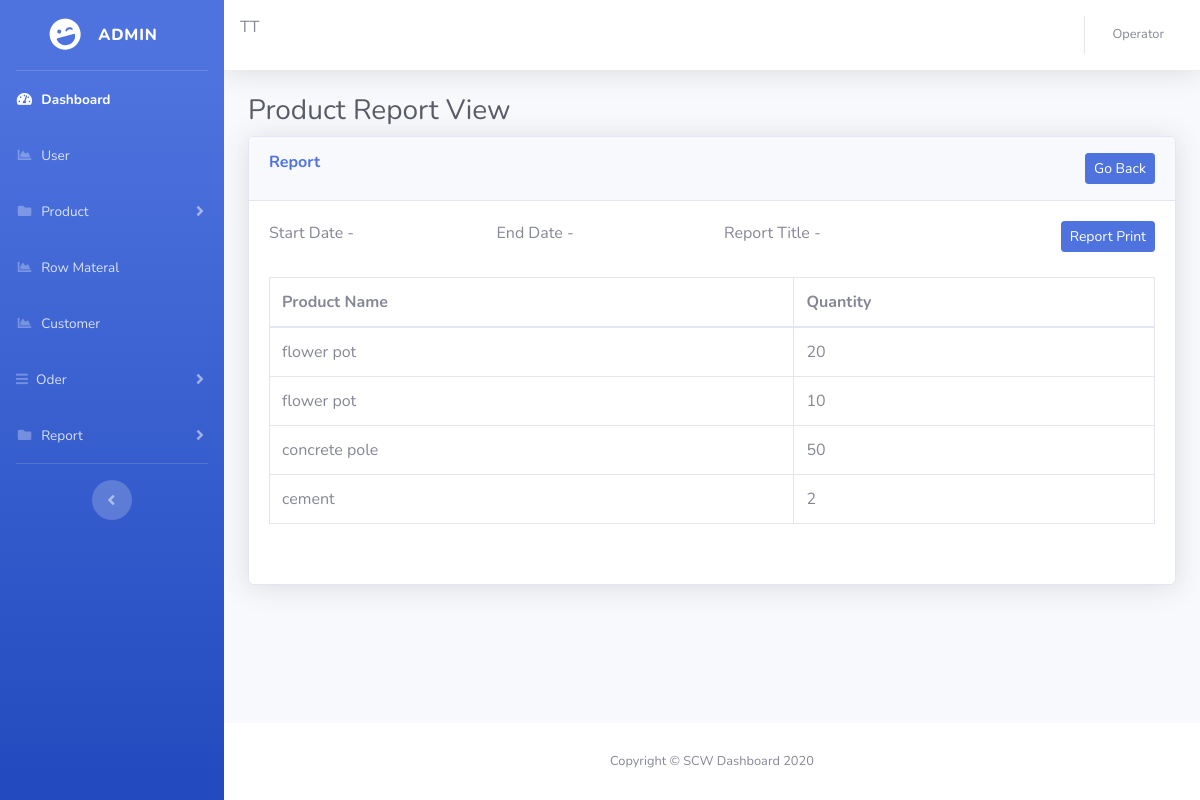
The app's page /product-item-report/view.php (signed in) with its own data.
### tables this page shows
CREATE TABLE `design` (
  `id` int(10) NOT NULL,
  `item_id` int(10) NOT NULL,
  `item_stock` int(10) NOT NULL,
  `unit_price` decimal(10,2) NOT NULL,
  `catalog` varchar(50) NOT NULL,
  `image` longblob,
  `size` varchar(10) NOT NULL,
  `minLevel` int(11) NOT NULL,
  `is_active` tinyint(1) NOT NULL DEFAULT '1'
);

CREATE TABLE `item` (
  `id` int(4) NOT NULL,
  `name` varchar(20) NOT NULL,
  `createDate` date NOT NULL,
  `is_active` tinyint(4) NOT NULL DEFAULT '1'
);

### product-item-report/view.php (the view, shortened to what this page needs)
<!DOCTYPE html>
<html lang="en">
<?php
    include('../include/check.php');
    include('../include/head.php');
?>
<link href="../vendor/datatables/dataTables.bootstrap4.min.css" rel="stylesheet">
<body id="page-top">
  <div id="wrapper">
    <ul class="navbar-nav bg-gradient-primary sidebar sidebar-dark accordion" id="accordionSidebar">
      <a class="sidebar-brand d-flex align-items-center justify-content-center" href="index.html">
        <div class="sidebar-brand-icon rotate-n-15">
          <i class="fas fa-laugh-wink"></i>
        </div>
        <div class="sidebar-brand-text mx-3">Admin <sup></sup></div>
      </a>
      <hr class="sidebar-divider my-0">
      <?php include('../include/nav.php');  ?>
      <hr class="sidebar-divider d-none d-md-block">
      <div class="text-center d-none d-md-inline">
        <button class="rounded-circle border-0" id="sidebarToggle"></button>
      </div>
    </ul>
    <div id="content-wrapper" class="d-flex flex-column">
      <div id="content">
        <?php include('../include/nav-1.php');  ?>
        <div class="container-fluid">
          <h1 class="h3 mb-2 text-gray-800">Product Report View</h1>
          <div class="card shadow mb-4">
            <div class="card-header py-3">
              <h6 class="m-0 font-weight-bold text-primary" style="float: left;">Report</h6>
              <button type="button" onclick="myFormGoBack()" class="btn btn-primary btn-sm"  style="float: right;" class="btn btn-info btn-lg" >Go Back</button>
            </div>
            <div class="card-body">
              <form>
                <div class="row">
                  <div class="col">
                    <label for="">Start Date - <span><b><?php echo $startDate; ?></b></span></label>
                  </div>
                  <div class="col">
                    <label for="">End Date  - <span><b><?php echo $endDate; ?></b></span></label>
                  </div>
                  <div class="col">
                    <label for="">Report Title  - <span><b><?php echo $reportTitle; ?></b></span></label>
                  </div>
                  <div class="col">
                    <button type="button" onclick="javascript:printDiv('printablediv');" class="btn btn-primary btn-sm" name="branchSellingbtn" id="branchSellingbtn" style="float: right;" class="btn btn-info btn-lg" >Report Print</button>
                  </div>
                </div>
              </form>
              <br>
              <?php
                    $queryView="SELECT A.name, B.item_stock AS stock
                    FROM item A
                    INNER JOIN design B ON A.id = B.item_id  WHERE A.createDate BETWEEN '$startDate' AND '$endDate'";
                    $resultView = mysqli_query($conn ,$queryView);
                    ?>
                    <div id="printablediv">
                    <table class="table table-bordered">
                        <thead>
                            <tr>
                            <th scope="col">Product Name</th>
                            <th scope="col">Quantity</th>
                            </tr>
                        </thead>
                            <tbody>
                                <?php
                                        $count =mysqli_num_rows($resultView);
                                        if($count>0){
                                        while($rowView = mysqli_fetch_array($resultView))
                                        {
                                                $materialName =$rowView['name'];
                                                $rowQuantity   =$rowView['stock'];
                                                echo ' <tr>';
                                                echo '<td>'.$materialName.'</td>';
                                                echo '<td>'.$rowQuantity.'</td>';
                                                echo ' </tr>';
                                        }
                                        }else{
                                                $not ="No Record Found";
                                                echo ' <tr>';
                                                echo  $not;
                                                echo ' </tr>';
                                        }
                                ?>
                            </tbody>
                        </table>
                    </div>
                    <br>
            </div>
          </div>
        </div>
      </div>
      <?php include('../include/footer.php');  ?>
    </div>
  </div>
</body>
</html>

### records on screen
design: item.name "flower pot", item_stock "20"
design: item.name "flower pot", item_stock "10"
design: item.name "concrete pole", item_stock "50"
design: item.name "cement", item_stock "2"

### other values on screen
$_SESSION['user_role'] "Operator"
